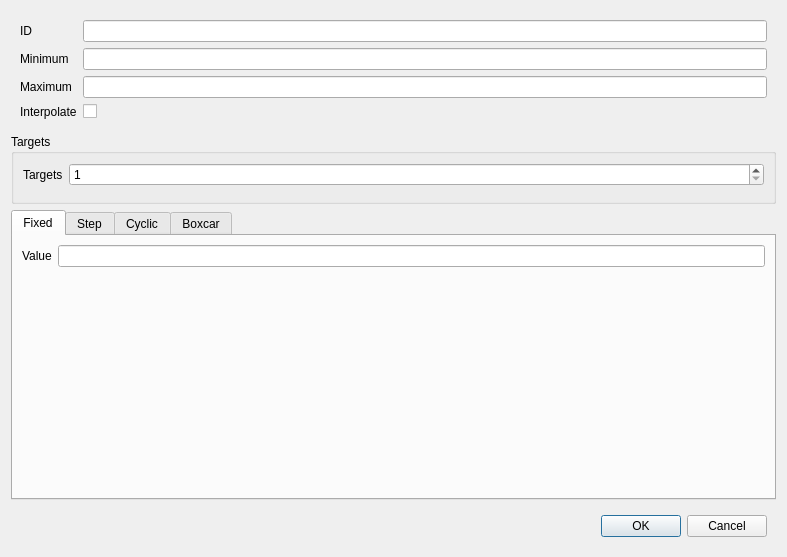
<?xml version="1.0" encoding="UTF-8"?>
<ui version="4.0">
 <class>DialogDrivers</class>
 <widget class="QDialog" name="DialogDrivers">
  <property name="geometry">
   <rect>
    <x>0</x>
    <y>0</y>
    <width>787</width>
    <height>557</height>
   </rect>
  </property>
  <property name="windowTitle">
   <string>Dialog</string>
  </property>
  <layout class="QGridLayout" name="gridLayout_8">
   <item row="0" column="0">
    <widget class="QWidget" name="widget_2" native="true">
     <layout class="QGridLayout" name="gridLayout_3">
      <item row="1" column="0">
       <widget class="QLabel" name="label_3">
        <property name="text">
         <string>Minimum</string>
        </property>
       </widget>
      </item>
      <item row="0" column="1">
       <widget class="LineEditUniqueName" name="lineEditDriverID"/>
      </item>
      <item row="0" column="0">
       <widget class="QLabel" name="label">
        <property name="text">
         <string>ID</string>
        </property>
       </widget>
      </item>
      <item row="2" column="0">
       <widget class="QLabel" name="label_4">
        <property name="text">
         <string>Maximum</string>
        </property>
       </widget>
      </item>
      <item row="3" column="0">
       <widget class="QLabel" name="label_5">
        <property name="text">
         <string>Interpolate</string>
        </property>
       </widget>
      </item>
      <item row="1" column="1">
       <widget class="LineEditDouble" name="lineEditMinimum"/>
      </item>
      <item row="2" column="1">
       <widget class="LineEditDouble" name="lineEditMaximum"/>
      </item>
      <item row="3" column="1">
       <widget class="QCheckBox" name="checkBoxInterpolate">
        <property name="text">
         <string/>
        </property>
       </widget>
      </item>
     </layout>
    </widget>
   </item>
   <item row="1" column="0">
    <widget class="QGroupBox" name="groupBoxTargets">
     <property name="title">
      <string>Targets</string>
     </property>
     <layout class="QGridLayout" name="gridLayout">
      <item row="0" column="0">
       <widget class="QLabel" name="label_2">
        <property name="text">
         <string>Targets</string>
        </property>
       </widget>
      </item>
      <item row="0" column="1">
       <widget class="QSpinBox" name="spinBoxTargets">
        <property name="sizePolicy">
         <sizepolicy hsizetype="MinimumExpanding" vsizetype="Fixed">
          <horstretch>0</horstretch>
          <verstretch>0</verstretch>
         </sizepolicy>
        </property>
        <property name="minimum">
         <number>1</number>
        </property>
        <property name="maximum">
         <number>99999</number>
        </property>
        <property name="value">
         <number>1</number>
        </property>
       </widget>
      </item>
      <item row="1" column="0" colspan="2">
       <widget class="QWidget" name="widgetTargetsPlaceholder" native="true"/>
      </item>
     </layout>
    </widget>
   </item>
   <item row="2" column="0">
    <widget class="QTabWidget" name="tabWidget">
     <property name="currentIndex">
      <number>0</number>
     </property>
     <widget class="QWidget" name="tab_3">
      <attribute name="title">
       <string>Fixed</string>
      </attribute>
      <layout class="QGridLayout" name="gridLayout_4">
       <item row="0" column="1">
        <widget class="LineEditDouble" name="lineEditFixedValue"/>
       </item>
       <item row="0" column="0">
        <widget class="QLabel" name="label_6">
         <property name="text">
          <string>Value</string>
         </property>
        </widget>
       </item>
       <item row="1" column="0">
        <spacer name="verticalSpacer">
         <property name="orientation">
          <enum>Qt::Vertical</enum>
         </property>
         <property name="sizeHint" stdset="0">
          <size>
           <width>20</width>
           <height>40</height>
          </size>
         </property>
        </spacer>
       </item>
      </layout>
     </widget>
     <widget class="QWidget" name="tab">
      <attribute name="title">
       <string>Step</string>
      </attribute>
      <layout class="QGridLayout" name="gridLayout_5">
       <item row="0" column="1">
        <widget class="QSpinBox" name="spinBoxSteps">
         <property name="sizePolicy">
          <sizepolicy hsizetype="MinimumExpanding" vsizetype="Fixed">
           <horstretch>0</horstretch>
           <verstretch>0</verstretch>
          </sizepolicy>
         </property>
         <property name="minimum">
          <number>1</number>
         </property>
         <property name="maximum">
          <number>99999</number>
         </property>
        </widget>
       </item>
       <item row="1" column="0" colspan="2">
        <widget class="QTableWidget" name="tableWidgetStep">
         <property name="alternatingRowColors">
          <bool>true</bool>
         </property>
         <property name="rowCount">
          <number>1</number>
         </property>
         <property name="columnCount">
          <number>2</number>
         </property>
         <row/>
         <column/>
         <column/>
        </widget>
       </item>
       <item row="0" column="0">
        <widget class="QLabel" name="label_8">
         <property name="text">
          <string>Steps</string>
         </property>
        </widget>
       </item>
      </layout>
     </widget>
     <widget class="QWidget" name="tab_2">
      <attribute name="title">
       <string>Cyclic</string>
      </attribute>
      <layout class="QGridLayout" name="gridLayout_6">
       <item row="0" column="0">
        <widget class="QLabel" name="label_9">
         <property name="text">
          <string>Steps per cycle</string>
         </property>
        </widget>
       </item>
       <item row="0" column="1">
        <widget class="QSpinBox" name="spinBoxStepsPerCycle">
         <property name="sizePolicy">
          <sizepolicy hsizetype="MinimumExpanding" vsizetype="Fixed">
           <horstretch>0</horstretch>
           <verstretch>0</verstretch>
          </sizepolicy>
         </property>
         <property name="minimum">
          <number>1</number>
         </property>
         <property name="maximum">
          <number>99999</number>
         </property>
        </widget>
       </item>
       <item row="1" column="0" colspan="2">
        <widget class="QTableWidget" name="tableWidgetCyclic">
         <property name="alternatingRowColors">
          <bool>true</bool>
         </property>
         <property name="rowCount">
          <number>1</number>
         </property>
         <property name="columnCount">
          <number>2</number>
         </property>
         <row/>
         <column/>
         <column/>
        </widget>
       </item>
      </layout>
     </widget>
     <widget class="QWidget" name="tab_4">
      <attribute name="title">
       <string>Boxcar</string>
      </attribute>
      <layout class="QGridLayout" name="gridLayout_7">
       <item row="2" column="0" colspan="2">
        <widget class="QWidget" name="widgetBoxcarPlaceholder" native="true"/>
       </item>
       <item row="0" column="0">
        <widget class="QLabel" name="label_7">
         <property name="text">
          <string>Stack Size</string>
         </property>
        </widget>
       </item>
       <item row="0" column="1">
        <widget class="QSpinBox" name="spinBoxBoxcarStackSize">
         <property name="sizePolicy">
          <sizepolicy hsizetype="MinimumExpanding" vsizetype="Fixed">
           <horstretch>0</horstretch>
           <verstretch>0</verstretch>
          </sizepolicy>
         </property>
         <property name="minimum">
          <number>1</number>
         </property>
         <property name="maximum">
          <number>99999</number>
         </property>
         <property name="value">
          <number>1</number>
         </property>
        </widget>
       </item>
       <item row="1" column="0">
        <widget class="QLabel" name="label_10">
         <property name="text">
          <string>Cycle Time</string>
         </property>
        </widget>
       </item>
       <item row="1" column="1">
        <widget class="LineEditDouble" name="lineEditBoxcarCycleTime"/>
       </item>
      </layout>
     </widget>
    </widget>
   </item>
   <item row="3" column="0">
    <widget class="QWidget" name="widget" native="true">
     <layout class="QGridLayout" name="gridLayout_2">
      <item row="0" column="0">
       <spacer name="horizontalSpacer">
        <property name="orientation">
         <enum>Qt::Horizontal</enum>
        </property>
        <property name="sizeHint" stdset="0">
         <size>
          <width>586</width>
          <height>20</height>
         </size>
        </property>
       </spacer>
      </item>
      <item row="0" column="1">
       <widget class="QPushButton" name="pushButtonOK">
        <property name="text">
         <string>OK</string>
        </property>
        <property name="default">
         <bool>true</bool>
        </property>
       </widget>
      </item>
      <item row="0" column="2">
       <widget class="QPushButton" name="pushButtonCancel">
        <property name="text">
         <string>Cancel</string>
        </property>
       </widget>
      </item>
     </layout>
    </widget>
   </item>
  </layout>
 </widget>
 <customwidgets>
  <customwidget>
   <class>LineEditDouble</class>
   <extends>QLineEdit</extends>
   <header>LineEditDouble.h</header>
  </customwidget>
  <customwidget>
   <class>LineEditUniqueName</class>
   <extends>QLineEdit</extends>
   <header>LineEditUniqueName.h</header>
  </customwidget>
 </customwidgets>
 <resources/>
 <connections/>
</ui>
